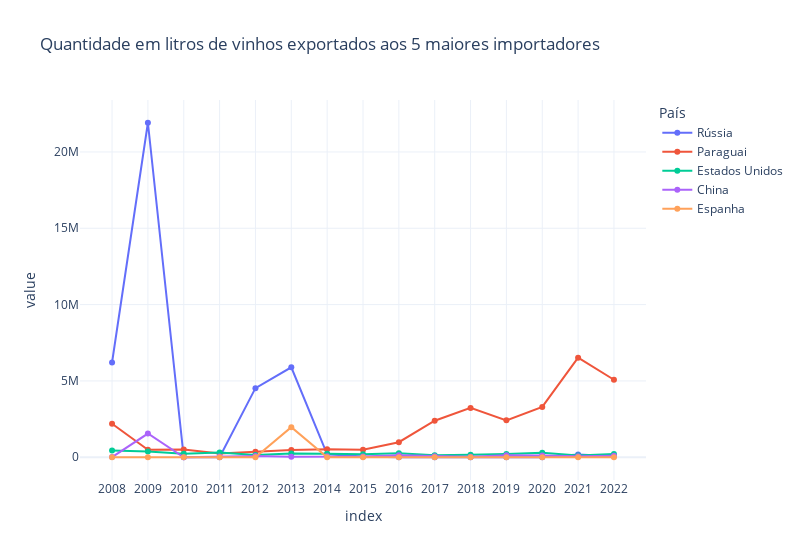

The notebook cell this image was saved under:
### Code cell
#Gráfico de linha Quantidade 5 maiores
fig =px.line(df_quantidade,  x=df_quantidade.index, y=df_quantidade.columns,markers=True,template='plotly_white',
             title='Quantidade em litros de vinhos exportados aos 5 maiores importadores',width = 800)
fig.show()

### Figure 1 — Plotly figure (JSON) as saved in the notebook; plotly's stock layout.template omitted (floating-point values rounded to 4 significant figures)
{"data": [{"hovertemplate": "País=Rússia<br>index=%{x}<br>value=%{y}<extra></extra>", "legendgroup": "Rússia", "line": {"color": "#636efa", "dash": "solid"}, "marker": {"symbol": "circle"}, "mode": "lines+markers", "name": "Rússia", "orientation": "v", "showlegend": true, "type": "scatter", "x": ["2008", "2009", "2010", "2011", "2012", "2013", "2014", "2015", "2016", "2017", "2018", "2019", "2020", "2021", "2022"], "xaxis": "x", "y": [6207658, 21912914, 0, 0, 4528176, 5893291, 190656, 47664, 0, 0, 0, 0, 1463, 181931, 66046], "yaxis": "y"}, {"hovertemplate": "País=Paraguai<br>index=%{x}<br>value=%{y}<extra></extra>", "legendgroup": "Paraguai", "line": {"color": "#EF553B", "dash": "solid"}, "marker": {"symbol": "circle"}, "mode": "lines+markers", "name": "Paraguai", "orientation": "v", "showlegend": true, "type": "scatter", "x": ["2008", "2009", "2010", "2011", "2012", "2013", "2014", "2015", "2016", "2017", "2018", "2019", "2020", "2021", "2022"], "xaxis": "x", "y": [2191901, 486927, 510989, 240168, 354824, 481564, 521847, 495428, 985739, 2393468, 3234168, 2419537, 3299013, 6522527, 5076670], "yaxis": "y"}, {"hovertemplate": "País=Estados Unidos<br>index=%{x}<br>value=%{y}<extra></extra>", "legendgroup": "Estados Unidos", "line": {"color": "#00cc96", "dash": "solid"}, "marker": {"symbol": "circle"}, "mode": "lines+markers", "name": "Estados Unidos", "orientation": "v", "showlegend": true, "type": "scatter", "x": ["2008", "2009", "2010", "2011", "2012", "2013", "2014", "2015", "2016", "2017", "2018", "2019", "2020", "2021", "2022"], "xaxis": "x", "y": [443895, 372319, 228968, 306787, 146585, 245368, 222267, 195896, 258072, 132688, 169109, 209765, 300178, 111085, 220373], "yaxis": "y"}, {"hovertemplate": "País=China<br>index=%{x}<br>value=%{y}<extra></extra>", "legendgroup": "China", "line": {"color": "#ab63fa", "dash": "solid"}, "marker": {"symbol": "circle"}, "mode": "lines+markers", "name": "China", "orientation": "v", "showlegend": true, "type": "scatter", "x": ["2008", "2009", "2010", "2011", "2012", "2013", "2014", "2015", "2016", "2017", "2018", "2019", "2020", "2021", "2022"], "xaxis": "x", "y": [8689, 1553416, 795, 54156, 87905, 40929, 64040, 47609, 134106, 67594, 30835, 129852, 122253, 61884, 105395], "yaxis": "y"}, {"hovertemplate": "País=Espanha<br>index=%{x}<br>value=%{y}<extra></extra>", "legendgroup": "Espanha", "line": {"color": "#FFA15A", "dash": "solid"}, "marker": {"symbol": "circle"}, "mode": "lines+markers", "name": "Espanha", "orientation": "v", "showlegend": true, "type": "scatter", "x": ["2008", "2009", "2010", "2011", "2012", "2013", "2014", "2015", "2016", "2017", "2018", "2019", "2020", "2021", "2022"], "xaxis": "x", "y": [2942, 2181, 0, 5206, 0, 1972980, 0, 0, 0, 0, 6123, 3540, 28, 0, 0], "yaxis": "y"}], "layout": {"legend": {"title": {"text": "País"}, "tracegroupgap": 0}, "title": {"text": "Quantidade em litros de vinhos exportados aos 5 maiores importadores"}, "width": 800, "xaxis": {"anchor": "y", "domain": [0, 1], "title": {"text": "index"}}, "yaxis": {"anchor": "x", "domain": [0, 1], "title": {"text": "value"}}}}
